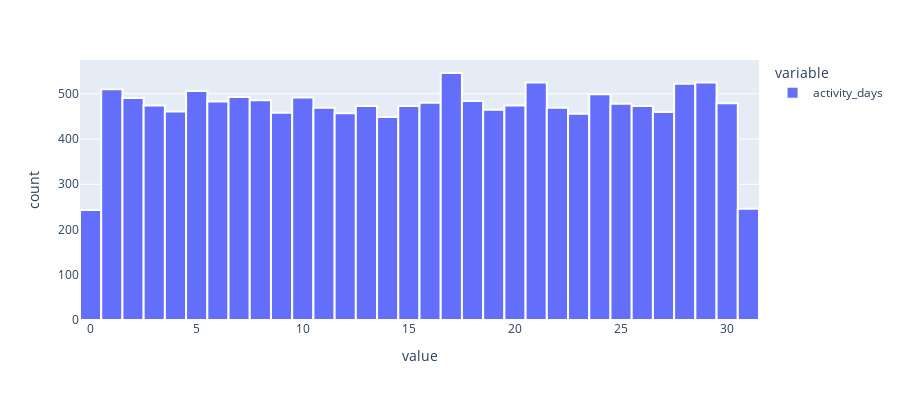

Notebook source saved alongside this figure:
### Code cell
# Histogram
### YOUR CODE HERE ###
fig = px.histogram(df.activity_days, nbins=50, height=400)
fig.update_traces(marker_line_color="white", marker_line_width=2)

### Figure 1 — Plotly figure (JSON) as saved in the notebook; plotly's stock layout.template omitted (floating-point values rounded to 4 significant figures; data arrays with more than 128 entries replaced by an {"elided": "..."} marker saying what was removed)
{"data": [{"alignmentgroup": "True", "bingroup": "x", "hovertemplate": "variable=activity_days<br>value=%{x}<br>count=%{y}<extra></extra>", "legendgroup": "activity_days", "marker": {"color": "#636efa", "line": {"color": "white", "width": 2}, "pattern": {"shape": ""}}, "name": "activity_days", "nbinsx": 50, "offsetgroup": "activity_days", "orientation": "v", "showlegend": true, "type": "histogram", "x": {"elided": "14999 int values"}, "xaxis": "x", "yaxis": "y"}], "layout": {"barmode": "relative", "height": 400, "legend": {"title": {"text": "variable"}, "tracegroupgap": 0}, "margin": {"t": 60}, "xaxis": {"anchor": "y", "domain": [0, 1], "title": {"text": "value"}}, "yaxis": {"anchor": "x", "domain": [0, 1], "title": {"text": "count"}}}}
